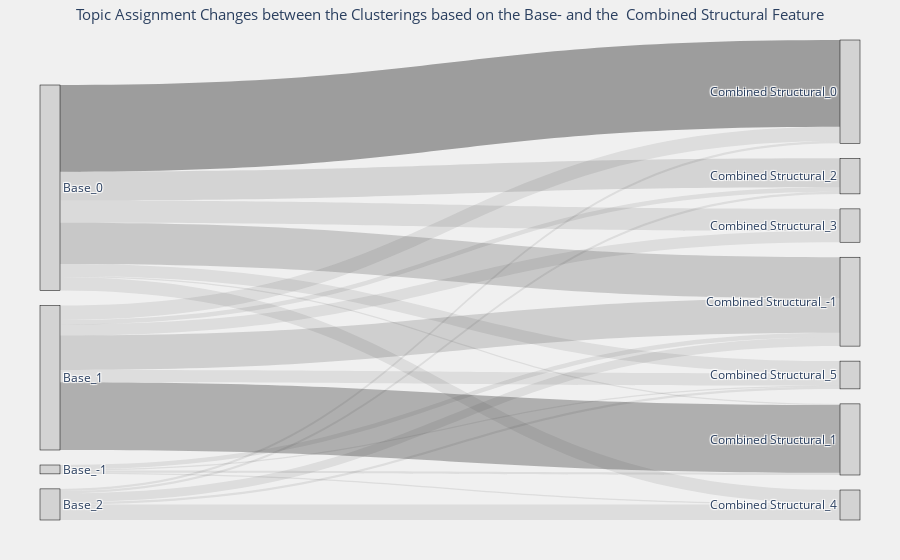

Here is the notebook cell this chart was saved with:
### Code cell
fig = plot_topic_changes("Base", " Combined Structural", base_topics, combined_structural_topics)
path = os.path.join(os.getcwd(), "../results/combined_structural_embeddings/base_combined_structural_topic_changes.png")
fig.write_image(path, width=1600, height=600, scale=2)
fig.show()

### Figure 1 — Plotly figure (JSON) as saved in the notebook; plotly's stock layout.template omitted (floating-point values rounded to 4 significant figures)
{"data": [{"link": {"color": ["rgba(50, 50, 50, 0.1)", "rgba(50, 50, 50, 0.1)", "rgba(50, 50, 50, 0.1)", "rgba(50, 50, 50, 0.1)", "rgba(50, 50, 50, 0.20786516853932585)", "rgba(50, 50, 50, 0.43820224719101125)", "rgba(50, 50, 50, 0.1)", "rgba(50, 50, 50, 0.14606741573033707)", "rgba(50, 50, 50, 0.11235955056179775)", "rgba(50, 50, 50, 0.1)", "rgba(50, 50, 50, 0.1)", "rgba(50, 50, 50, 0.17415730337078653)", "rgba(50, 50, 50, 0.1)", "rgba(50, 50, 50, 0.34269662921348315)", "rgba(50, 50, 50, 0.1)", "rgba(50, 50, 50, 0.1)", "rgba(50, 50, 50, 0.1)", "rgba(50, 50, 50, 0.1)", "rgba(50, 50, 50, 0.1)", "rgba(50, 50, 50, 0.1)", "rgba(50, 50, 50, 0.1)", "rgba(50, 50, 50, 0.1)"], "source": [0, 0, 0, 0, 1, 1, 1, 1, 1, 1, 1, 2, 2, 2, 2, 2, 2, 3, 3, 3, 3, 3], "target": [4, 6, 9, 10, 4, 5, 6, 7, 8, 9, 10, 4, 5, 6, 7, 8, 10, 4, 5, 7, 9, 10], "value": [4, 2, 1, 1, 37, 78, 1, 26, 20, 12, 11, 31, 13, 61, 4, 10, 11, 8, 2, 2, 14, 2]}, "node": {"color": "lightgrey", "label": ["Base_-1", "Base_0", "Base_1", "Base_2", " Combined Structural_-1", " Combined Structural_0", " Combined Structural_1", " Combined Structural_2", " Combined Structural_3", " Combined Structural_4", " Combined Structural_5"], "line": {"color": "black", "width": 0.5}, "pad": 15, "thickness": 20}, "type": "sankey"}], "layout": {"font": {"size": 12}, "margin": {"b": 40, "l": 40, "r": 40, "t": 40}, "paper_bgcolor": "rgba(240, 240, 240, 1)", "plot_bgcolor": "rgba(255, 255, 255, 1)", "title": {"font": {"size": 15}, "text": "Topic Assignment Changes between the Clusterings based on the Base- and the  Combined Structural Feature", "x": 0.5}}}
